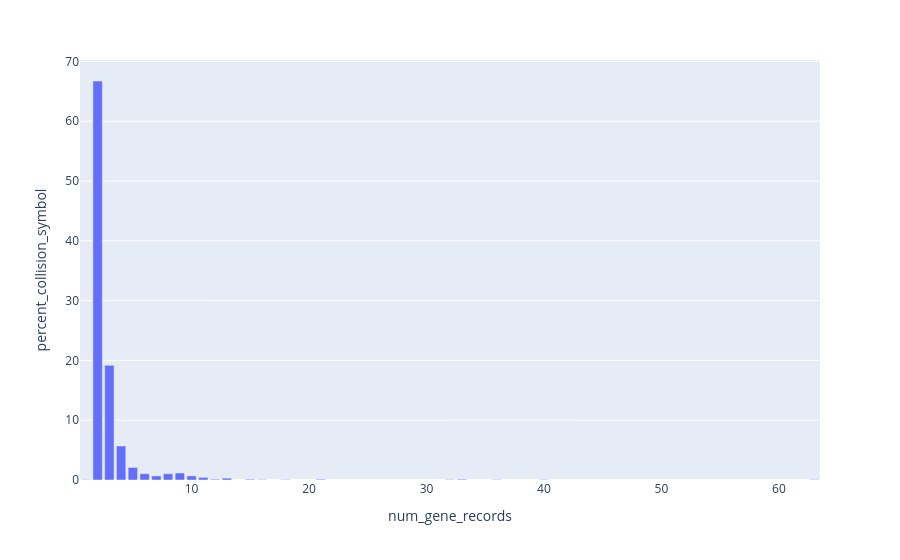

The notebook cell saved with this chart:
### Code cell
create_aa_collision_histogram(merged_alias_aa_collision_ensg_df, "ENSG", ensg_aa_collision_count)

### Figure 1 — Plotly figure (JSON) as saved in the notebook; plotly's stock layout.template omitted (floating-point values rounded to 4 significant figures)
{"data": [{"alignmentgroup": "True", "hovertemplate": "num_gene_records=%{x}<br>percent_collision_symbol=%{y}<extra></extra>", "legendgroup": "", "marker": {"color": "#636efa", "pattern": {"shape": ""}}, "name": "", "offsetgroup": "", "orientation": "v", "showlegend": false, "textposition": "auto", "type": "bar", "x": [1, 2, 3, 4, 5, 6, 7, 8, 9, 10, 11, 12, 13, 15, 16, 18, 21, 32, 33, 36, 40, 63], "xaxis": "x", "y": [0.06184, 66.73, 19.17, 5.69, 2.103, 1.051, 0.6803, 1.051, 1.175, 0.6803, 0.4329, 0.1237, 0.3092, 0.1237, 0.06184, 0.06184, 0.1237, 0.06184, 0.1237, 0.06184, 0.06184, 0.06184], "yaxis": "y"}], "layout": {"barmode": "relative", "legend": {"tracegroupgap": 0}, "margin": {"t": 60}, "xaxis": {"anchor": "y", "domain": [0, 1], "title": {"text": "num_gene_records"}}, "yaxis": {"anchor": "x", "domain": [0, 1], "title": {"text": "percent_collision_symbol"}}}}
